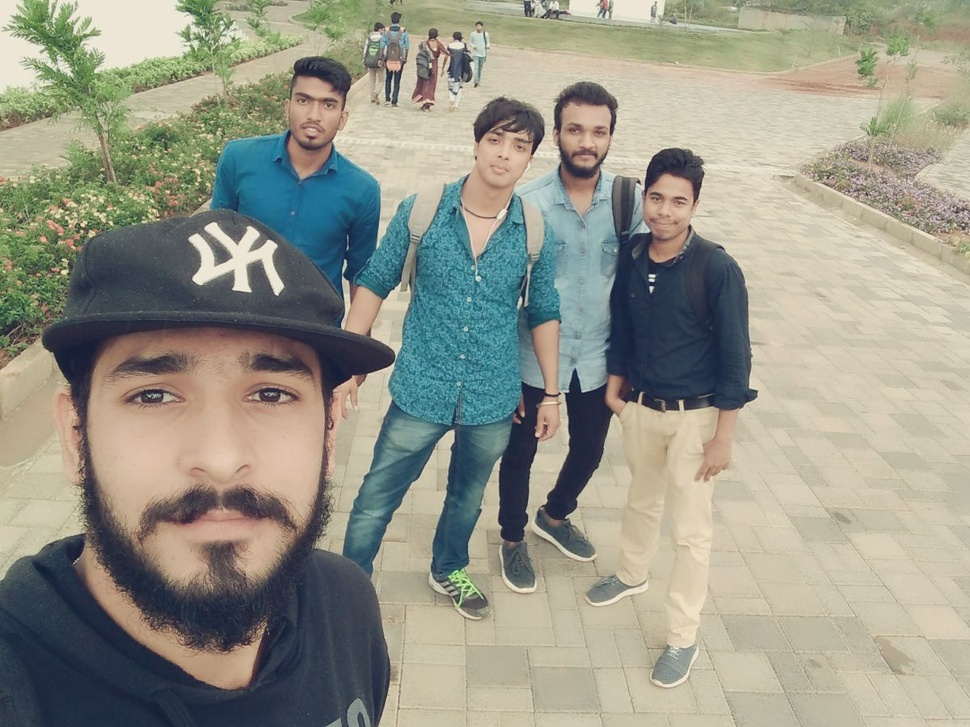
#> input picture Resources/vsj.jpg, 970 x 727 px, shrunk from 1200 x 900 before the run
$ python faceDetection.py
#> lines starting #> are read from the running program, lines starting #| are printed output that depends on the picture; after the words box and inside, x2 and y2 are one past the last pixel; in counts of white or black regions, pixels touching at a corner belong together
import cv2

faceCascade = cv2.CascadeClassifier("Resources/haarcascade_frontalface_default.xml")
img = cv2.imread("Resources/vsj.jpg") #just copy the image path here
#> img is the input picture: shape (727, 970, 3); mean B, G, R 136.4, 149.9, 150.3
imgGray = cv2.cvtColor(img, cv2.COLOR_BGR2GRAY)    #converting image to gray scale
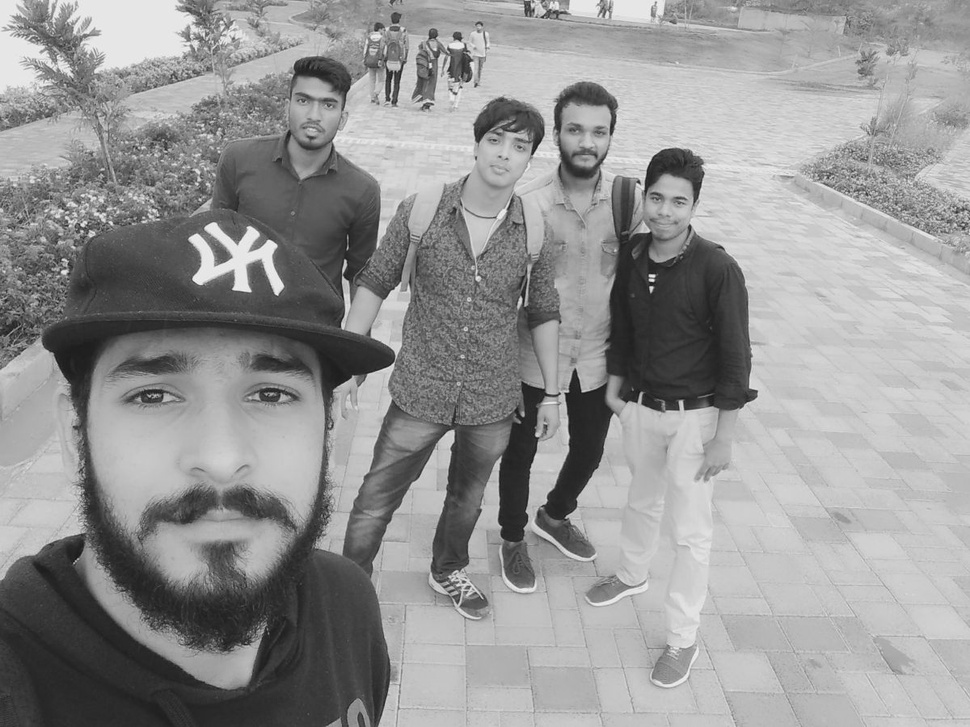
#> imgGray: shape (727, 970); min 19, max 248, mean 148.5

faces = faceCascade.detectMultiScale(imgGray, 1.1, 13)
#> faces = [[636, 176, 64, 64], [281, 76, 67, 67], [551, 105, 70, 70], [470, 115, 71, 71], [62, 278, 313, 313]]

for(x,y,w,h) in faces:
    cv2.rectangle(img, (x,y), (x+w,y+h), (255,0,0), 2)
#> this loop made 5 passes
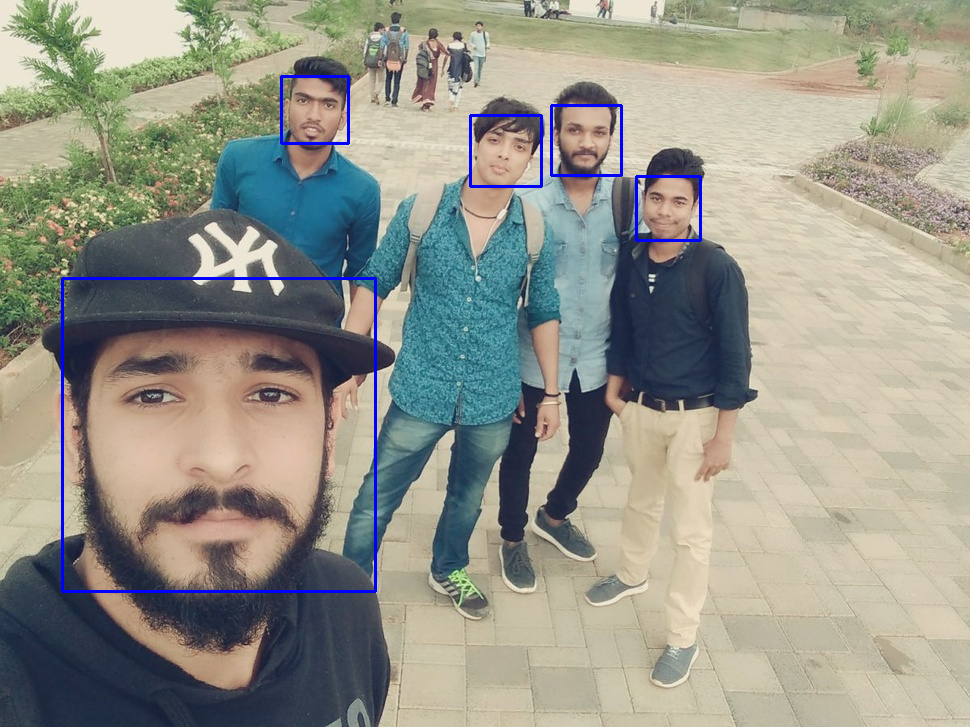
#> img: shape (727, 970, 3); 0.99% of pixels changed, all inside (x1, y1, x2, y2) = (61, 75, 702, 593)

cv2.imshow("Output", img)
cv2.waitKey(0)
